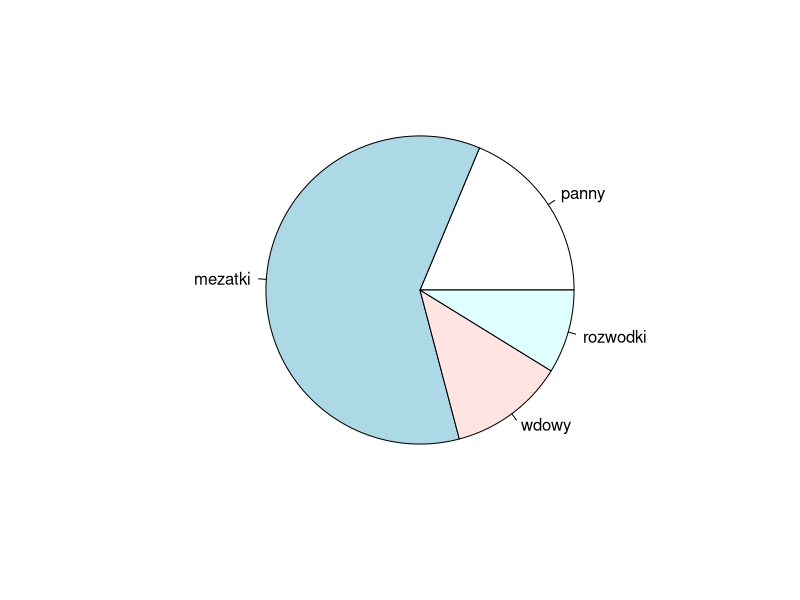
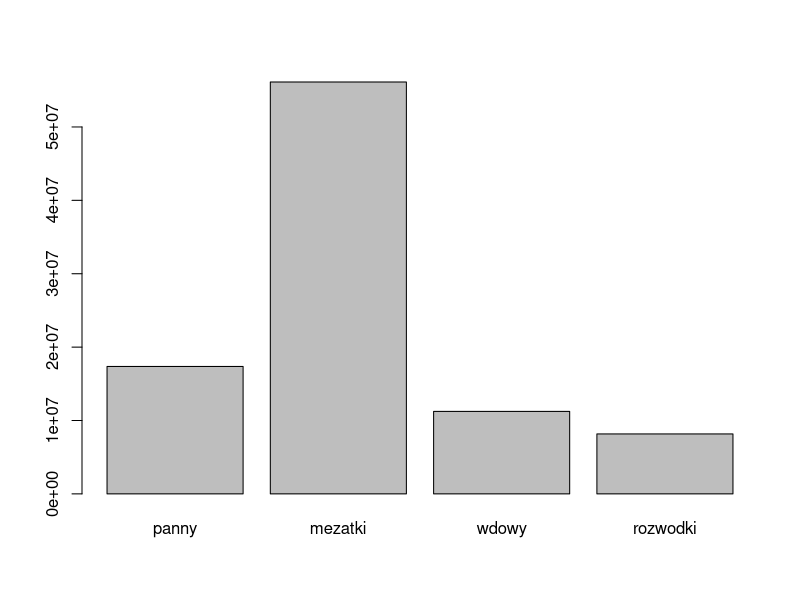

R code for these plots, in order:
library(graphics)
dane <- c(17364000, 56128000, 11239000, 8170000)
#a)
pie(dane, labels=c("panny", "mezatki", "wdowy", "rozwodki"))
#b)
barplot(dane, width=0.5, names.arg=c("panny", "mezatki", "wdowy", "rozwodki"))
?barplot
